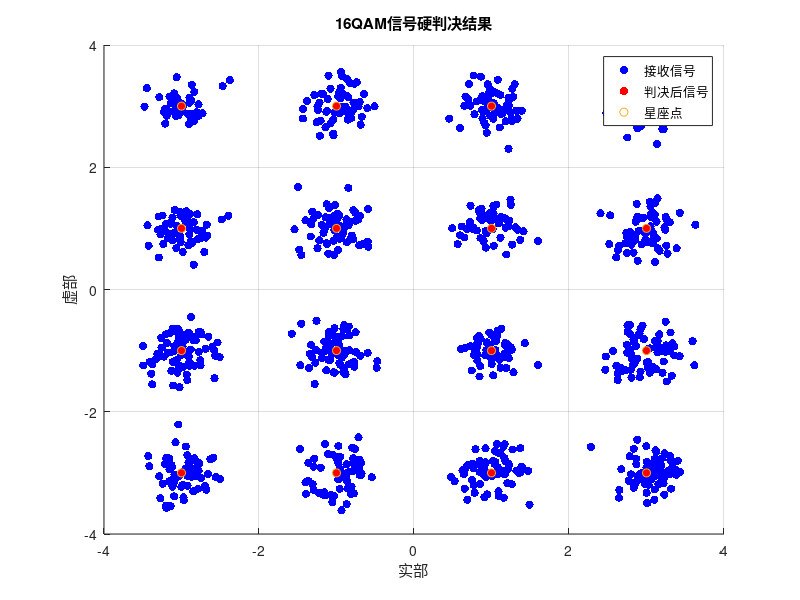

Recreate this plot in MATLAB.
clc;clear;
% 定义16QAM星座图
constellation = [-3-3i, -3-1i, -3+1i, -3+3i, ...
                 -1-3i, -1-1i, -1+1i, -1+3i, ...
                  1-3i,  1-1i,  1+1i,  1+3i, ...
                  3-3i,  3-1i,  3+1i,  3+3i];

% 生成一些示例的16QAM信号（这里简单假设是理想信号加上高斯噪声）
numSymbols = 1000; % 符号数量
noisePower = 0.1; % 噪声功率
txSymbols = randi([1, 16], 1, numSymbols); % 随机生成发送符号的索引
txSignal = constellation(txSymbols); % 生成发送信号
rxSignal = txSignal + sqrt(noisePower/2)*(randn(1, numSymbols) + 1i*randn(1, numSymbols)); % 接收信号，添加噪声

% 硬判决过程
rxSymbols = zeros(1, numSymbols); % 初始化判决后的符号索引
for i = 1:numSymbols
    distances = abs(rxSignal(i) - constellation).^2; % 计算接收信号点到所有星座点的距离
    [~, index] = min(distances); % 找到距离最近的星座点的索引
    rxSymbols(i) = index; % 记录判决结果
end

% 恢复出的信号
rxSignal_hardDecision = constellation(rxSymbols);

% 计算误符号率（SER）
errorCount = sum(rxSymbols ~= txSymbols);
SER = errorCount / numSymbols;
fprintf('误符号率 (SER): %.4f\n', SER);

% 绘制星座图
figure;
scatter(real(rxSignal), imag(rxSignal), 'b', 'filled', 'DisplayName', '接收信号');
hold on;
scatter(real(rxSignal_hardDecision), imag(rxSignal_hardDecision), 'r', 'filled', 'DisplayName', '判决后信号');
scatter(real(constellation), imag(constellation), 'ko', 'DisplayName', '星座点');
hold off;
xlabel('实部');
ylabel('虚部');
title('16QAM信号硬判决结果');
legend;
grid on;